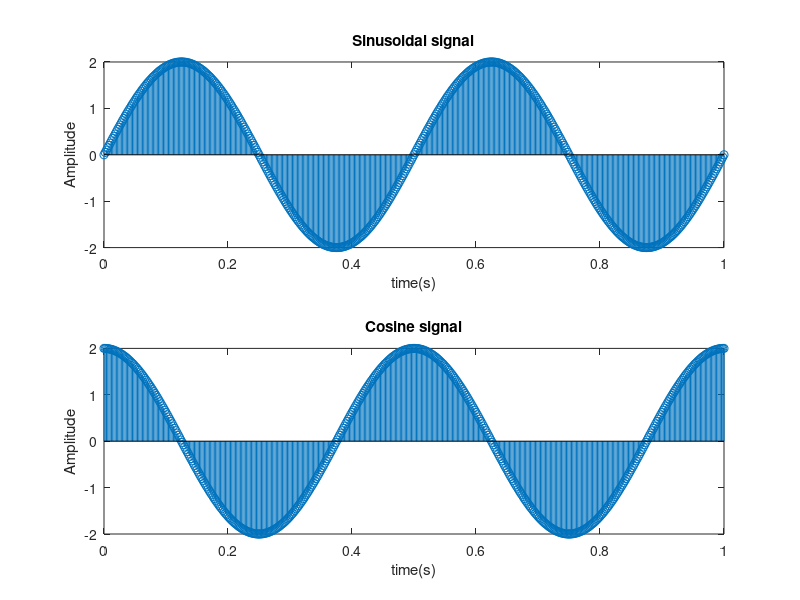

Reproduce this figure in MATLAB.
clc;
clear all;
fs=500;
f=2;
a=2;
t=0:(1/fs):1;
sz=size(t); %this holds the shapeof 't' array.If we increase fs. shape of 't' will increase.

y=a.*sin(2*pi*f*t);


subplot(2,1,1);
stem(t,y);
xlabel('time(s)');
ylabel('Amplitude');
title('Sinusoidal signal');

y=a.*cos(2*pi*f*t);

subplot(2,1,2);
stem(t,y);
xlabel('time(s)');
ylabel('Amplitude');
title('Cosine signal');
